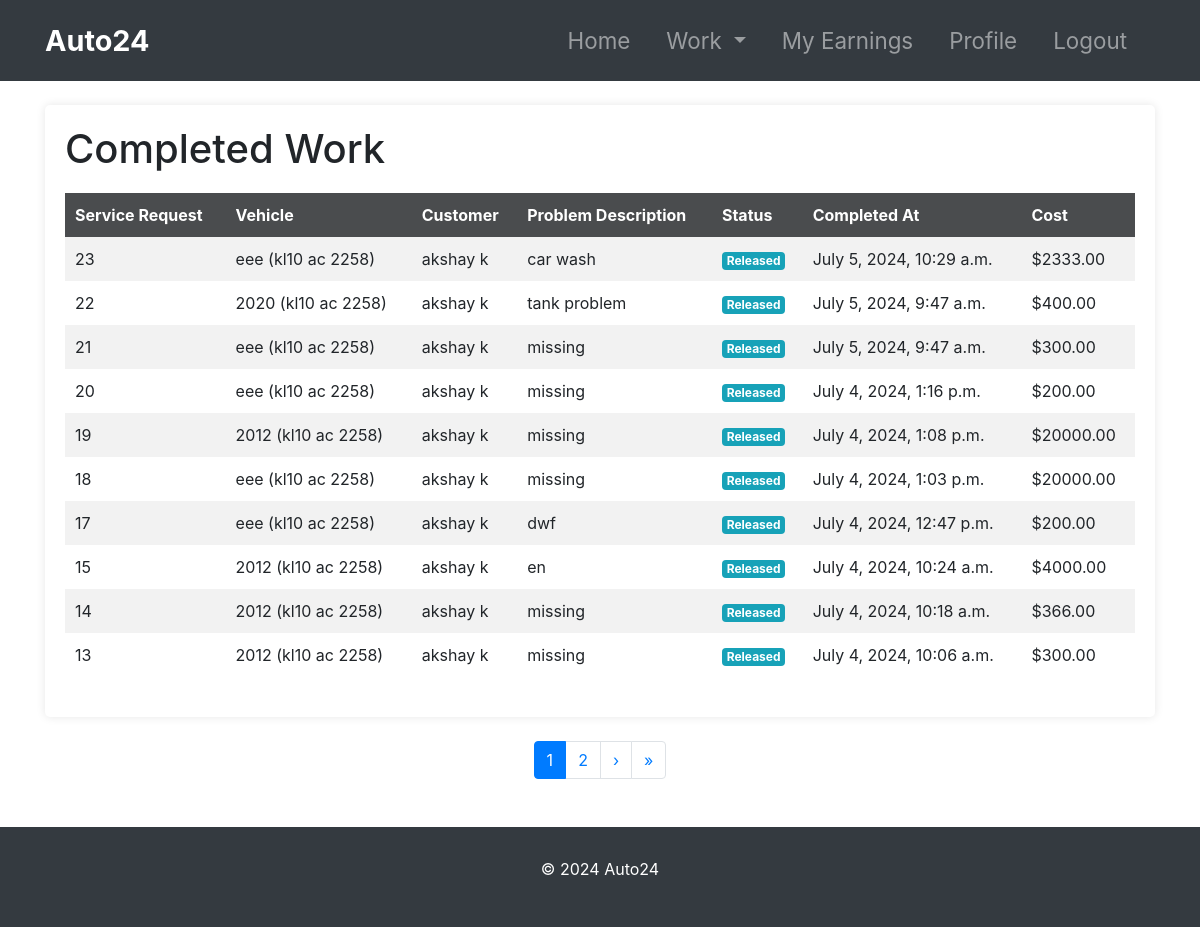
/mechanic/work/completed/ (signed in), run on the app's committed database.
### mechanic_management/models.py (models this page shows, shortened)
class MechanicWork(models.Model):
    mechanic = models.ForeignKey(Mechanic, on_delete=models.CASCADE, related_name='works')
    service_request = models.ForeignKey('customer_management.ServiceRequest', on_delete=models.CASCADE, related_name='works')
    assigned_at = models.DateTimeField(default=timezone.now)
    status = models.CharField(max_length=20, choices=[
        ('Repairing', 'Repairing'),
        ('Repairing Done', 'Repairing Done'),
        ('Released', 'Released')
    ], default='Repairing')
    cost = models.DecimalField(max_digits=10, decimal_places=2, null=True, blank=True)

### customer_management/models.py (models this page shows, shortened)
class ServiceRequest(models.Model):
    STATUS_CHOICES = [
        ('Pending', 'Pending'),
        ('Approved', 'Approved'),
        ('Repairing', 'Repairing'),
        ('Repairing Done', 'Repairing Done'),
        ('Released', 'Released')
    ]
    SERVICE_CHOICES = [
        ('water service', 'Water Service'),
        ('oil change', 'Oil Change'),
        ('brake service', 'Brake Service'),
        ('spare part work', 'Spare Part Work'),
        ('engine work', 'Engine Work'),
        ('body work', 'Body Work'),
        ('full service', 'Full Service'),
        ('other', 'Other')
    ]
    customer = models.ForeignKey(Customer, on_delete=models.CASCADE, related_name='service_requests')
    assigned_mechanic = models.ForeignKey('mechanic_management.Mechanic', on_delete=models.CASCADE, related_name='service_requests', null=True, blank=True)
    vehicle = models.ForeignKey(Vehicle, on_delete=models.CASCADE, related_name='service_requests')
    problem_description = models.CharField(max_length=300)
    status = models.CharField(max_length=20, choices=STATUS_CHOICES, default='Pending')
    service_type = models.CharField(max_length=20, choices=SERVICE_CHOICES, default='Water Service')
    cost = models.DecimalField(max_digits=10, decimal_places=2, null=True, blank=True)
    created_at = models.DateTimeField(default=timezone.now)

class Vehicle(models.Model):
    number = models.CharField(max_length=20)
    model = models.CharField(max_length=100)
    customer = models.ForeignKey(Customer, on_delete=models.CASCADE, related_name='vehicles')
    def __str__(self):
        return f"{self.model} ({self.number})"

class Customer(models.Model):
    user = models.OneToOneField(User, on_delete=models.CASCADE)
    profile_pic = models.ImageField(upload_to='profile_pic/CustomerProfilePic/', null=True, blank=True)
    address = models.CharField(max_length=40)
    mobile = models.CharField(max_length=20, null=False)
    created_at = models.DateTimeField(default=timezone.now)
    @property
    def get_name(self):
        return self.user.first_name + " " + self.user.last_name

### mechanic_management/views.py (the view)
# urls.py: path('mechanic/work/completed/', views.completed_work, name='completed_work'),
@login_required
def completed_work(request):
    mechanic = get_object_or_404(Mechanic, user=request.user)
    completed_works = MechanicWork.objects.filter(
        mechanic=mechanic,
        status__in=['Repairing Done', 'Released']
    ).order_by('-assigned_at')  # Order by assigned_at in descending order
    unique_service_requests = []
    unique_completed_work = []
    for work in completed_works:
        if work.service_request not in unique_service_requests:
            unique_service_requests.append(work.service_request)
            unique_completed_work.append(work)
    paginator = Paginator(unique_completed_work, 10)  # Show 10 items per page
    page = request.GET.get('page')
    try:
        completed_work = paginator.page(page)
    except PageNotAnInteger:
        completed_work = paginator.page(1)  # If page is not an integer, deliver first page.
    except EmptyPage:
        completed_work = paginator.page(paginator.num_pages)  # If page is out of range, deliver last page of results.
    return render(request, 'mechanic/completed_work.html', {'completed_work': completed_work})

### templates/mechanic/completed_work.html (shortened to what this page needs)
{% extends 'mechanic/base.html' %}
{% block content %}
<div class="container mt-4">
    <div class="work-container">
        <h1>Completed Work</h1>
        <table class="work-table table-striped">
            <thead>
                <tr>
                    <th>Service Request</th>
                    <th>Vehicle</th>
                    <th>Customer</th>
                    <th>Problem Description</th>
                    <th>Status</th>
                    <th>Completed At</th>
                    <th>Cost</th>
                </tr>
            </thead>
            <tbody>
                {% for work in completed_work %}
                <tr>
                    <td>{{ work.service_request.id }}</td>
                    <td>{{ work.service_request.vehicle }}</td>
                    <td>{{ work.service_request.customer.get_name }}</td>
                    <td>{{ work.service_request.problem_description }}</td>
                    <td>
                        {% if work.status == 'Repairing' %}
                            <span class="badge badge-warning">{{ work.status }}</span>
                        {% elif work.status == 'Repairing Done' %}
                            <span class="badge badge-success">{{ work.status }}</span>
                        {% elif work.status == 'Released' %}
                            <span class="badge badge-info">{{ work.status }}</span>
                        {% endif %}
                    </td>
                    <td>{{ work.assigned_at }}</td>
                    <td>${{ work.cost }}</td>
                </tr>
                {% empty %}
                <tr>
                    <td colspan="7" class="no-completed-work">No completed work found.</td>
                </tr>
                {% endfor %}
            </tbody>
        </table>
    </div>
</div>
 <div class="mt-4">
    <ul class="pagination justify-content-center">
        {% if completed_work.has_other_pages %}
            {% for num in completed_work.paginator.page_range %}
                {% if completed_work.number == num %}
                    <li class="page-item active"><span class="page-link">{{ num }}</span></li>
                {% elif num > completed_work.number|add:'-3' and num < completed_work.number|add:'3' %}
                    <li class="page-item"><a class="page-link" href="?page={{ num }}">{{ num }}</a></li>
                {% endif %}
            {% endfor %}
            {% if completed_work.has_next %}
                <li class="page-item"><a class="page-link" href="?page={{ completed_work.next_page_number }}">&rsaquo;</a></li>
                <li class="page-item"><a class="page-link" href="?page={{ completed_work.paginator.num_pages }}">&raquo;</a></li>
            {% endif %}
        {% endif %}
    </ul>
</div>
{% endblock %}

### templates/mechanic/base.html (style rules this page uses)
body { display: flex; flex-direction: column; min-height: 100vh; }

### templates/mechanic/completed_work.html (style rules this page uses)
.work-container { background-color: #fff; padding: 20px; border-radius: 5px; box-shadow: 0 0 10px rgba(0, 0, 0, 0.1); margin-top: 20px; }
.work-table { width: 100%; border-collapse: collapse; margin-top: 20px; margin-bottom: 20px; }
.work-table th { background-color: #4a4c4e; color: white; text-align: left; padding: 10px; }
.work-table td { padding: 10px; }
.work-table tbody tr:nth-of-type(odd) { background-color: #f2f2f2; }

### data on the page
MechanicWork: service_request.id "23", service_request.vehicle "eee (kl10 ac 2258)", service_request.customer.get_name "akshay k", service_request.problem_description "car wash", status "Released", assigned_at "July 5, 2024, 10:29 a.m.", cost "2333.00"
MechanicWork: service_request.id "22", service_request.vehicle "2020 (kl10 ac 2258)", service_request.customer.get_name "akshay k", service_request.problem_description "tank problem", status "Released", assigned_at "July 5, 2024, 9:47 a.m.", cost "400.00"
MechanicWork: service_request.id "21", service_request.vehicle "eee (kl10 ac 2258)", service_request.customer.get_name "akshay k", service_request.problem_description "missing", status "Released", assigned_at "July 5, 2024, 9:47 a.m.", cost "300.00"
MechanicWork: service_request.id "20", service_request.vehicle "eee (kl10 ac 2258)", service_request.customer.get_name "akshay k", service_request.problem_description "missing", status "Released", assigned_at "July 4, 2024, 1:16 p.m.", cost "200.00"
MechanicWork: service_request.id "19", service_request.vehicle "2012 (kl10 ac 2258)", service_request.customer.get_name "akshay k", service_request.problem_description "missing", status "Released", assigned_at "July 4, 2024, 1:08 p.m.", cost "20000.00"
MechanicWork: service_request.id "18", service_request.vehicle "eee (kl10 ac 2258)", service_request.customer.get_name "akshay k", service_request.problem_description "missing", status "Released", assigned_at "July 4, 2024, 1:03 p.m.", cost "20000.00"
MechanicWork: service_request.id "17", service_request.vehicle "eee (kl10 ac 2258)", service_request.customer.get_name "akshay k", service_request.problem_description "dwf", status "Released", assigned_at "July 4, 2024, 12:47 p.m.", cost "200.00"
MechanicWork: service_request.id "15", service_request.vehicle "2012 (kl10 ac 2258)", service_request.customer.get_name "akshay k", service_request.problem_description "en", status "Released", assigned_at "July 4, 2024, 10:24 a.m.", cost "4000.00"
MechanicWork: service_request.id "14", service_request.vehicle "2012 (kl10 ac 2258)", service_request.customer.get_name "akshay k", service_request.problem_description "missing", status "Released", assigned_at "July 4, 2024, 10:18 a.m.", cost "366.00"
MechanicWork: service_request.id "13", service_request.vehicle "2012 (kl10 ac 2258)", service_request.customer.get_name "akshay k", service_request.problem_description "missing", status "Released", assigned_at "July 4, 2024, 10:06 a.m.", cost "300.00"

### other printed values
{{ num }} "1"
{{ num }} "2"
